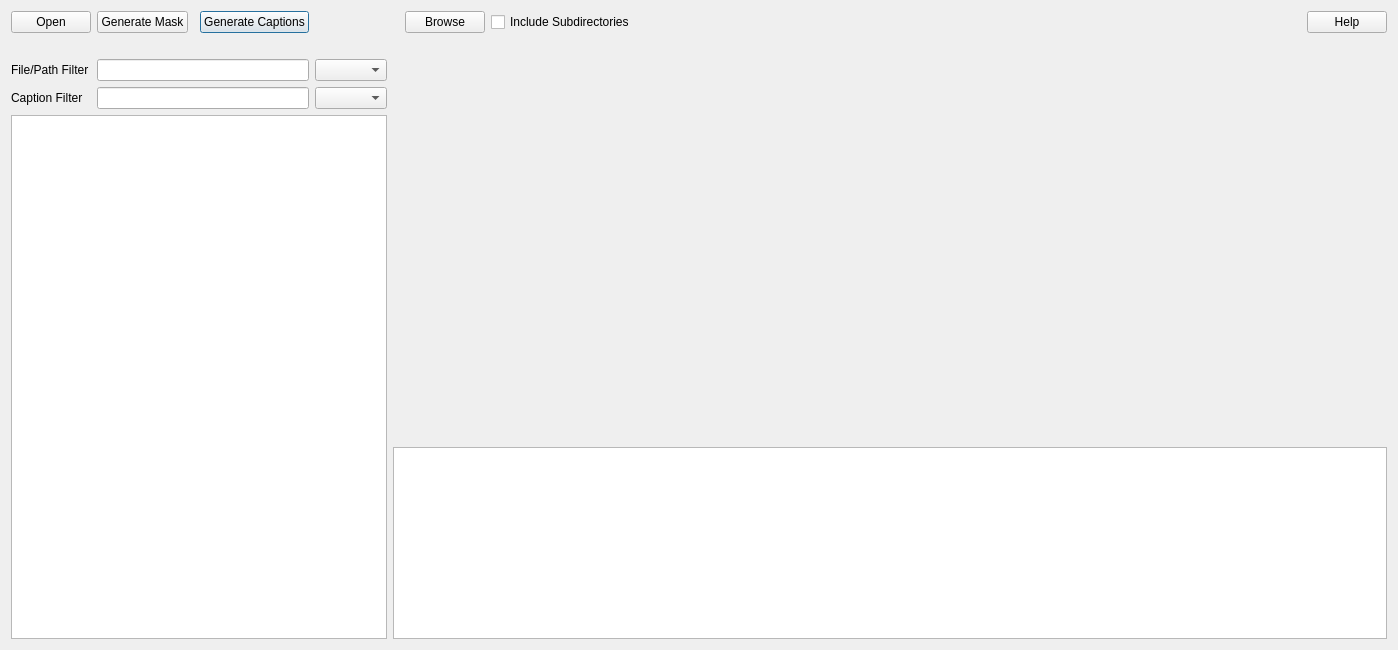
<?xml version="1.0" encoding="UTF-8"?>
<ui version="4.0">
 <class>Dialog</class>
 <widget class="QDialog" name="Dialog">
  <property name="windowModality">
   <enum>Qt::WindowModality::WindowModal</enum>
  </property>
  <property name="geometry">
   <rect>
    <x>0</x>
    <y>0</y>
    <width>1398</width>
    <height>650</height>
   </rect>
  </property>
  <property name="sizePolicy">
   <sizepolicy hsizetype="Fixed" vsizetype="Fixed">
    <horstretch>0</horstretch>
    <verstretch>0</verstretch>
   </sizepolicy>
  </property>
  <property name="windowTitle">
   <string>Dataset Tools</string>
  </property>
  <property name="sizeGripEnabled">
   <bool>false</bool>
  </property>
  <property name="modal">
   <bool>true</bool>
  </property>
  <layout class="QGridLayout" name="gridLayout">
   <item row="0" column="10">
    <spacer name="horizontalSpacer">
     <property name="orientation">
      <enum>Qt::Orientation::Horizontal</enum>
     </property>
     <property name="sizeHint" stdset="0">
      <size>
       <width>40</width>
       <height>20</height>
      </size>
     </property>
    </spacer>
   </item>
   <item row="6" column="4">
    <widget class="QComboBox" name="fileFilterCmb"/>
   </item>
   <item row="0" column="3">
    <widget class="QPushButton" name="generateCaptionsBtn">
     <property name="text">
      <string>Generate Captions</string>
     </property>
    </widget>
   </item>
   <item row="0" column="0">
    <widget class="QPushButton" name="openBtn">
     <property name="text">
      <string>Open</string>
     </property>
    </widget>
   </item>
   <item row="7" column="4">
    <widget class="QComboBox" name="captionFilterCmb"/>
   </item>
   <item row="0" column="11">
    <widget class="QPushButton" name="helpBtn">
     <property name="text">
      <string>Help</string>
     </property>
    </widget>
   </item>
   <item row="5" column="0" colspan="4">
    <widget class="QLabel" name="numFilesLbl">
     <property name="sizePolicy">
      <sizepolicy hsizetype="Preferred" vsizetype="Fixed">
       <horstretch>0</horstretch>
       <verstretch>0</verstretch>
      </sizepolicy>
     </property>
     <property name="text">
      <string/>
     </property>
    </widget>
   </item>
   <item row="0" column="1">
    <widget class="QPushButton" name="generateMaskBtn">
     <property name="sizePolicy">
      <sizepolicy hsizetype="Preferred" vsizetype="Fixed">
       <horstretch>0</horstretch>
       <verstretch>0</verstretch>
      </sizepolicy>
     </property>
     <property name="text">
      <string>Generate Mask</string>
     </property>
    </widget>
   </item>
   <item row="6" column="0">
    <widget class="QLabel" name="label_4">
     <property name="text">
      <string>File/Path Filter</string>
     </property>
    </widget>
   </item>
   <item row="10" column="5" colspan="7">
    <widget class="QPlainTextEdit" name="captionTed">
     <property name="sizePolicy">
      <sizepolicy hsizetype="Expanding" vsizetype="Fixed">
       <horstretch>0</horstretch>
       <verstretch>0</verstretch>
      </sizepolicy>
     </property>
     <property name="lineWrapMode">
      <enum>QPlainTextEdit::LineWrapMode::NoWrap</enum>
     </property>
    </widget>
   </item>
   <item row="0" column="7">
    <widget class="QPushButton" name="browseBtn">
     <property name="text">
      <string>Browse</string>
     </property>
    </widget>
   </item>
   <item row="7" column="0">
    <widget class="QLabel" name="label_5">
     <property name="text">
      <string>Caption Filter</string>
     </property>
    </widget>
   </item>
   <item row="6" column="5" rowspan="4" colspan="7">
    <layout class="QVBoxLayout" name="canvasLay">
     <item>
      <spacer name="horizontalSpacer_2">
       <property name="orientation">
        <enum>Qt::Orientation::Horizontal</enum>
       </property>
       <property name="sizeHint" stdset="0">
        <size>
         <width>40</width>
         <height>20</height>
        </size>
       </property>
      </spacer>
     </item>
    </layout>
   </item>
   <item row="0" column="8" colspan="2">
    <widget class="QCheckBox" name="includeSubdirCbx">
     <property name="text">
      <string>Include Subdirectories</string>
     </property>
    </widget>
   </item>
   <item row="8" column="0" rowspan="3" colspan="5">
    <widget class="QTreeWidget" name="fileTreeWdg">
     <property name="sizePolicy">
      <sizepolicy hsizetype="MinimumExpanding" vsizetype="Expanding">
       <horstretch>0</horstretch>
       <verstretch>0</verstretch>
      </sizepolicy>
     </property>
     <property name="editTriggers">
      <set>QAbstractItemView::EditTrigger::CurrentChanged</set>
     </property>
     <attribute name="headerVisible">
      <bool>false</bool>
     </attribute>
     <column>
      <property name="text">
       <string notr="true">1</string>
      </property>
     </column>
    </widget>
   </item>
   <item row="6" column="1" colspan="3">
    <widget class="QLineEdit" name="fileFilterLed"/>
   </item>
   <item row="7" column="1" colspan="3">
    <widget class="QLineEdit" name="captionFilterLed"/>
   </item>
  </layout>
 </widget>
 <tabstops>
  <tabstop>openBtn</tabstop>
  <tabstop>includeSubdirCbx</tabstop>
  <tabstop>helpBtn</tabstop>
 </tabstops>
 <resources/>
 <connections/>
</ui>
